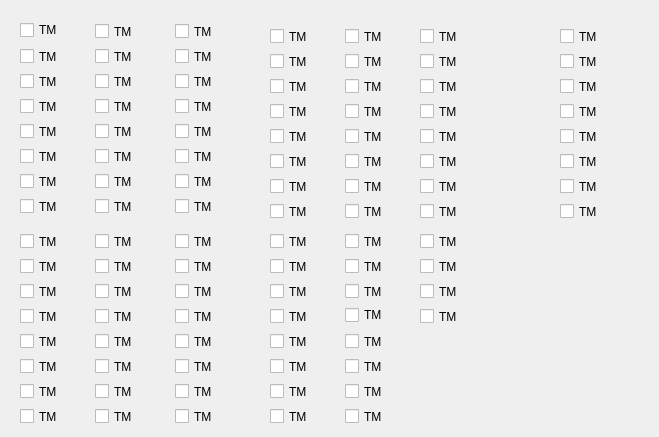
   <widget class="QWidget" name="tab2">
    <attribute name="title">
     <string>TM/HMs</string>
    </attribute>
    <widget class="QCheckBox" name="tm1">
     <property name="geometry">
      <rect>
       <x>20</x>
       <y>20</y>
       <width>90</width>
       <height>20</height>
      </rect>
     </property>
     <property name="text">
      <string>TM</string>
     </property>
    </widget>
    <widget class="QCheckBox" name="tm2">
     <property name="geometry">
      <rect>
       <x>20</x>
       <y>45</y>
       <width>90</width>
       <height>23</height>
      </rect>
     </property>
     <property name="text">
      <string>TM</string>
     </property>
    </widget>
    <widget class="QCheckBox" name="tm3">
     <property name="geometry">
      <rect>
       <x>20</x>
       <y>70</y>
       <width>90</width>
       <height>23</height>
      </rect>
     </property>
     <property name="text">
      <string>TM</string>
     </property>
    </widget>
    <widget class="QCheckBox" name="tm4">
     <property name="geometry">
      <rect>
       <x>20</x>
       <y>95</y>
       <width>90</width>
       <height>23</height>
      </rect>
     </property>
     <property name="text">
      <string>TM</string>
     </property>
    </widget>
    <widget class="QCheckBox" name="tm5">
     <property name="geometry">
      <rect>
       <x>20</x>
       <y>120</y>
       <width>90</width>
       <height>23</height>
      </rect>
     </property>
     <property name="text">
      <string>TM</string>
     </property>
    </widget>
    <widget class="QCheckBox" name="tm6">
     <property name="geometry">
      <rect>
       <x>20</x>
       <y>145</y>
       <width>90</width>
       <height>23</height>
      </rect>
     </property>
     <property name="text">
      <string>TM</string>
     </property>
    </widget>
    <widget class="QCheckBox" name="tm7">
     <property name="geometry">
      <rect>
       <x>20</x>
       <y>170</y>
       <width>90</width>
       <height>23</height>
      </rect>
     </property>
     <property name="text">
      <string>TM</string>
     </property>
    </widget>
    <widget class="QCheckBox" name="tm8">
     <property name="geometry">
      <rect>
       <x>20</x>
       <y>195</y>
       <width>90</width>
       <height>23</height>
      </rect>
     </property>
     <property name="text">
      <string>TM</string>
     </property>
    </widget>
    <widget class="QCheckBox" name="tm9">
     <property name="geometry">
      <rect>
       <x>20</x>
       <y>230</y>
       <width>90</width>
       <height>23</height>
      </rect>
     </property>
     <property name="text">
      <string>TM</string>
     </property>
    </widget>
    <widget class="QCheckBox" name="tm10">
     <property name="geometry">
      <rect>
       <x>20</x>
       <y>255</y>
       <width>90</width>
       <height>23</height>
      </rect>
     </property>
     <property name="text">
      <string>TM</string>
     </property>
    </widget>
    <widget class="QCheckBox" name="tm11">
     <property name="geometry">
      <rect>
       <x>20</x>
       <y>280</y>
       <width>90</width>
       <height>23</height>
      </rect>
     </property>
     <property name="text">
      <string>TM</string>
     </property>
    </widget>
    <widget class="QCheckBox" name="tm12">
     <property name="geometry">
      <rect>
       <x>20</x>
       <y>305</y>
       <width>90</width>
       <height>23</height>
      </rect>
     </property>
     <property name="text">
      <string>TM</string>
     </property>
    </widget>
    <widget class="QCheckBox" name="tm13">
     <property name="geometry">
      <rect>
       <x>20</x>
       <y>330</y>
       <width>90</width>
       <height>23</height>
      </rect>
     </property>
     <property name="text">
      <string>TM</string>
     </property>
    </widget>
    <widget class="QCheckBox" name="tm14">
     <property name="geometry">
      <rect>
       <x>20</x>
       <y>355</y>
       <width>90</width>
       <height>23</height>
      </rect>
     </property>
     <property name="text">
      <string>TM</string>
     </property>
    </widget>
    <widget class="QCheckBox" name="tm15">
     <property name="geometry">
      <rect>
       <x>20</x>
       <y>380</y>
       <width>90</width>
       <height>23</height>
      </rect>
     </property>
     <property name="text">
      <string>TM</string>
     </property>
    </widget>
    <widget class="QCheckBox" name="tm16">
     <property name="geometry">
      <rect>
       <x>20</x>
       <y>405</y>
       <width>90</width>
       <height>23</height>
      </rect>
     </property>
     <property name="text">
      <string>TM</string>
     </property>
    </widget>
    <widget class="QCheckBox" name="tm17">
     <property name="geometry">
      <rect>
       <x>95</x>
       <y>20</y>
       <width>90</width>
       <height>23</height>
      </rect>
     </property>
     <property name="text">
      <string>TM</string>
     </property>
    </widget>
    <widget class="QCheckBox" name="tm18">
     <property name="geometry">
      <rect>
       <x>95</x>
       <y>45</y>
       <width>90</width>
       <height>23</height>
      </rect>
     </property>
     <property name="text">
      <string>TM</string>
     </property>
    </widget>
    <widget class="QCheckBox" name="tm19">
     <property name="geometry">
      <rect>
       <x>95</x>
       <y>70</y>
       <width>90</width>
       <height>23</height>
      </rect>
     </property>
     <property name="text">
      <string>TM</string>
     </property>
    </widget>
    <widget class="QCheckBox" name="tm20">
     <property name="geometry">
      <rect>
       <x>95</x>
       <y>95</y>
       <width>90</width>
       <height>23</height>
      </rect>
     </property>
     <property name="text">
      <string>TM</string>
     </property>
    </widget>
    <widget class="QCheckBox" name="tm21">
     <property name="geometry">
      <rect>
       <x>95</x>
       <y>120</y>
       <width>90</width>
       <height>23</height>
      </rect>
     </property>
     <property name="text">
      <string>TM</string>
     </property>
    </widget>
    <widget class="QCheckBox" name="tm22">
     <property name="geometry">
      <rect>
       <x>95</x>
       <y>145</y>
       <width>90</width>
       <height>23</height>
      </rect>
     </property>
     <property name="text">
      <string>TM</string>
     </property>
    </widget>
    <widget class="QCheckBox" name="tm23">
     <property name="geometry">
      <rect>
       <x>95</x>
       <y>170</y>
       <width>90</width>
       <height>23</height>
      </rect>
     </property>
     <property name="text">
      <string>TM</string>
     </property>
    </widget>
    <widget class="QCheckBox" name="tm24">
     <property name="geometry">
      <rect>
       <x>95</x>
       <y>195</y>
       <width>90</width>
       <height>23</height>
      </rect>
     </property>
     <property name="text">
      <string>TM</string>
     </property>
    </widget>
    <widget class="QCheckBox" name="tm25">
     <property name="geometry">
      <rect>
       <x>95</x>
       <y>230</y>
       <width>90</width>
       <height>23</height>
      </rect>
     </property>
     <property name="text">
      <string>TM</string>
     </property>
    </widget>
    <widget class="QCheckBox" name="tm26">
     <property name="geometry">
      <rect>
       <x>95</x>
       <y>255</y>
       <width>90</width>
       <height>23</height>
      </rect>
     </property>
     <property name="text">
      <string>TM</string>
     </property>
    </widget>
    <widget class="QCheckBox" name="tm27">
     <property name="geometry">
      <rect>
       <x>95</x>
       <y>280</y>
       <width>90</width>
       <height>23</height>
      </rect>
     </property>
     <property name="text">
      <string>TM</string>
     </property>
    </widget>
    <widget class="QCheckBox" name="tm28">
     <property name="geometry">
      <rect>
       <x>95</x>
       <y>305</y>
       <width>90</width>
       <height>23</height>
      </rect>
     </property>
     <property name="text">
      <string>TM</string>
     </property>
    </widget>
    <widget class="QCheckBox" name="tm29">
     <property name="geometry">
      <rect>
       <x>95</x>
       <y>330</y>
       <width>90</width>
       <height>23</height>
      </rect>
     </property>
     <property name="text">
      <string>TM</string>
     </property>
    </widget>
    <widget class="QCheckBox" name="tm30">
     <property name="geometry">
      <rect>
       <x>95</x>
       <y>355</y>
       <width>90</width>
       <height>23</height>
      </rect>
     </property>
     <property name="text">
      <string>TM</string>
     </property>
    </widget>
    <widget class="QCheckBox" name="tm31">
     <property name="geometry">
      <rect>
       <x>95</x>
       <y>380</y>
       <width>90</width>
       <height>23</height>
      </rect>
     </property>
     <property name="text">
      <string>TM</string>
     </property>
    </widget>
    <widget class="QCheckBox" name="tm32">
     <property name="geometry">
      <rect>
       <x>95</x>
       <y>405</y>
       <width>90</width>
       <height>23</height>
      </rect>
     </property>
     <property name="text">
      <string>TM</string>
     </property>
    </widget>
    <widget class="QCheckBox" name="tm33">
     <property name="geometry">
      <rect>
       <x>175</x>
       <y>20</y>
       <width>90</width>
       <height>23</height>
      </rect>
     </property>
     <property name="text">
      <string>TM</string>
     </property>
    </widget>
    <widget class="QCheckBox" name="tm34">
     <property name="geometry">
      <rect>
       <x>175</x>
       <y>45</y>
       <width>90</width>
       <height>23</height>
      </rect>
     </property>
     <property name="text">
      <string>TM</string>
     </property>
    </widget>
    <widget class="QCheckBox" name="tm35">
     <property name="geometry">
      <rect>
       <x>175</x>
       <y>70</y>
       <width>90</width>
       <height>23</height>
      </rect>
     </property>
     <property name="text">
      <string>TM</string>
     </property>
    </widget>
    <widget class="QCheckBox" name="tm36">
     <property name="geometry">
      <rect>
       <x>175</x>
       <y>95</y>
       <width>90</width>
       <height>23</height>
      </rect>
     </property>
     <property name="text">
      <string>TM</string>
     </property>
    </widget>
    <widget class="QCheckBox" name="tm37">
     <property name="geometry">
      <rect>
       <x>175</x>
       <y>120</y>
       <width>90</width>
       <height>23</height>
      </rect>
     </property>
     <property name="text">
      <string>TM</string>
     </property>
    </widget>
    <widget class="QCheckBox" name="tm38">
     <property name="geometry">
      <rect>
       <x>175</x>
       <y>145</y>
       <width>90</width>
       <height>23</height>
      </rect>
     </property>
     <property name="text">
      <string>TM</string>
     </property>
    </widget>
    <widget class="QCheckBox" name="tm39">
     <property name="geometry">
      <rect>
       <x>175</x>
       <y>170</y>
       <width>90</width>
       <height>23</height>
      </rect>
     </property>
     <property name="text">
      <string>TM</string>
     </property>
    </widget>
    <widget class="QCheckBox" name="tm40">
     <property name="geometry">
      <rect>
       <x>175</x>
       <y>195</y>
       <width>90</width>
       <height>23</height>
      </rect>
     </property>
     <property name="text">
      <string>TM</string>
     </property>
    </widget>
    <widget class="QCheckBox" name="tm41">
     <property name="geometry">
      <rect>
       <x>175</x>
       <y>230</y>
       <width>90</width>
       <height>23</height>
      </rect>
     </property>
     <property name="text">
      <string>TM</string>
     </property>
    </widget>
    <widget class="QCheckBox" name="tm42">
     <property name="geometry">
      <rect>
       <x>175</x>
       <y>255</y>
       <width>90</width>
       <height>23</height>
      </rect>
     </property>
     <property name="text">
      <string>TM</string>
     </property>
    </widget>
    <widget class="QCheckBox" name="tm43">
     <property name="geometry">
      <rect>
       <x>175</x>
       <y>280</y>
       <width>90</width>
       <height>23</height>
      </rect>
     </property>
     <property name="text">
      <string>TM</string>
     </property>
    </widget>
    <widget class="QCheckBox" name="tm44">
     <property name="geometry">
      <rect>
       <x>175</x>
       <y>305</y>
       <width>90</width>
       <height>23</height>
      </rect>
     </property>
     <property name="text">
      <string>TM</string>
     </property>
    </widget>
    <widget class="QCheckBox" name="tm45">
     <property name="geometry">
      <rect>
       <x>175</x>
       <y>330</y>
       <width>90</width>
       <height>23</height>
      </rect>
     </property>
     <property name="text">
      <string>TM</string>
     </property>
    </widget>
    <widget class="QCheckBox" name="tm46">
     <property name="geometry">
      <rect>
       <x>175</x>
       <y>355</y>
       <width>90</width>
       <height>23</height>
      </rect>
     </property>
     <property name="text">
      <string>TM</string>
     </property>
    </widget>
    <widget class="QCheckBox" name="tm47">
     <property name="geometry">
      <rect>
       <x>175</x>
       <y>380</y>
       <width>90</width>
       <height>23</height>
      </rect>
     </property>
     <property name="text">
      <string>TM</string>
     </property>
    </widget>
    <widget class="QCheckBox" name="tm48">
     <property name="geometry">
      <rect>
       <x>175</x>
       <y>405</y>
       <width>90</width>
       <height>23</height>
      </rect>
     </property>
     <property name="text">
      <string>TM</string>
     </property>
    </widget>
    <widget class="QCheckBox" name="tm49">
     <property name="geometry">
      <rect>
       <x>270</x>
       <y>25</y>
       <width>90</width>
       <height>23</height>
      </rect>
     </property>
     <property name="text">
      <string>TM</string>
     </property>
    </widget>
    <widget class="QCheckBox" name="tm50">
     <property name="geometry">
      <rect>
       <x>270</x>
       <y>50</y>
       <width>90</width>
       <height>23</height>
      </rect>
     </property>
     <property name="text">
      <string>TM</string>
     </property>
    </widget>
    <widget class="QCheckBox" name="tm51">
     <property name="geometry">
      <rect>
       <x>270</x>
       <y>75</y>
       <width>90</width>
       <height>23</height>
      </rect>
     </property>
     <property name="text">
      <string>TM</string>
     </property>
    </widget>
    <widget class="QCheckBox" name="tm52">
     <property name="geometry">
      <rect>
       <x>270</x>
       <y>100</y>
       <width>90</width>
       <height>23</height>
      </rect>
     </property>
     <property name="text">
      <string>TM</string>
     </property>
    </widget>
    <widget class="QCheckBox" name="tm53">
     <property name="geometry">
      <rect>
       <x>270</x>
       <y>125</y>
       <width>90</width>
       <height>23</height>
      </rect>
     </property>
     <property name="text">
      <string>TM</string>
     </property>
    </widget>
    <widget class="QCheckBox" name="tm54">
     <property name="geometry">
      <rect>
       <x>270</x>
       <y>150</y>
       <width>90</width>
       <height>23</height>
      </rect>
     </property>
     <property name="text">
      <string>TM</string>
     </property>
    </widget>
    <widget class="QCheckBox" name="tm55">
     <property name="geometry">
      <rect>
       <x>270</x>
       <y>175</y>
       <width>90</width>
       <height>23</height>
      </rect>
     </property>
     <property name="text">
      <string>TM</string>
     </property>
    </widget>
    <widget class="QCheckBox" name="tm56">
     <property name="geometry">
      <rect>
       <x>270</x>
       <y>200</y>
       <width>90</width>
       <height>23</height>
      </rect>
     </property>
     <property name="text">
      <string>TM</string>
     </property>
    </widget>
    <widget class="QCheckBox" name="tm57">
     <property name="geometry">
      <rect>
       <x>270</x>
       <y>230</y>
       <width>90</width>
       <height>23</height>
      </rect>
     </property>
     <property name="text">
      <string>TM</string>
     </property>
    </widget>
    <widget class="QCheckBox" name="tm58">
     <property name="geometry">
      <rect>
       <x>270</x>
       <y>255</y>
       <width>90</width>
       <height>23</height>
      </rect>
     </property>
     <property name="text">
      <string>TM</string>
     </property>
    </widget>
    <widget class="QCheckBox" name="tm59">
     <property name="geometry">
      <rect>
       <x>270</x>
       <y>280</y>
       <width>90</width>
       <height>23</height>
      </rect>
     </property>
     <property name="text">
      <string>TM</string>
     </property>
    </widget>
    <widget class="QCheckBox" name="tm60">
     <property name="geometry">
      <rect>
       <x>270</x>
       <y>305</y>
       <width>90</width>
       <height>23</height>
      </rect>
     </property>
     <property name="text">
      <string>TM</string>
     </property>
    </widget>
    <widget class="QCheckBox" name="tm61">
     <property name="geometry">
      <rect>
       <x>270</x>
       <y>330</y>
       <width>90</width>
       <height>23</height>
      </rect>
     </property>
     <property name="text">
      <string>TM</string>
     </property>
    </widget>
    <widget class="QCheckBox" name="tm62">
     <property name="geometry">
      <rect>
       <x>270</x>
       <y>355</y>
       <width>90</width>
       <height>23</height>
      </rect>
     </property>
     <property name="text">
      <string>TM</string>
     </property>
    </widget>
    <widget class="QCheckBox" name="tm63">
     <property name="geometry">
      <rect>
       <x>270</x>
       <y>380</y>
       <width>90</width>
       <height>23</height>
      </rect>
     </property>
     <property name="text">
      <string>TM</string>
     </property>
    </widget>
    <widget class="QCheckBox" name="tm64">
     <property name="geometry">
      <rect>
       <x>270</x>
       <y>405</y>
       <width>90</width>
       <height>23</height>
      </rect>
     </property>
     <property name="text">
      <string>TM</string>
     </property>
    </widget>
    <widget class="QCheckBox" name="tm65">
     <property name="geometry">
      <rect>
       <x>345</x>
       <y>25</y>
       <width>90</width>
       <height>23</height>
      </rect>
     </property>
     <property name="text">
      <string>TM</string>
     </property>
    </widget>
    <widget class="QCheckBox" name="tm66">
     <property name="geometry">
      <rect>
       <x>345</x>
       <y>50</y>
       <width>90</width>
       <height>23</height>
      </rect>
     </property>
     <property name="text">
      <string>TM</string>
     </property>
    </widget>
    <widget class="QCheckBox" name="tm67">
     <property name="geometry">
      <rect>
       <x>345</x>
       <y>75</y>
       <width>90</width>
       <height>23</height>
      </rect>
     </property>
     <property name="text">
      <string>TM</string>
     </property>
    </widget>
    <widget class="QCheckBox" name="tm68">
     <property name="geometry">
      <rect>
       <x>345</x>
       <y>100</y>
       <width>90</width>
       <height>23</height>
      </rect>
     </property>
     <property name="text">
      <string>TM</string>
     </property>
    </widget>
    <widget class="QCheckBox" name="tm69">
     <property name="geometry">
      <rect>
       <x>345</x>
       <y>125</y>
       <width>90</width>
       <height>23</height>
      </rect>
     </property>
     <property name="text">
      <string>TM</string>
     </property>
    </widget>
    <widget class="QCheckBox" name="tm70">
     <property name="geometry">
      <rect>
       <x>345</x>
       <y>150</y>
       <width>90</width>
       <height>23</height>
      </rect>
     </property>
     <property name="text">
      <string>TM</string>
     </property>
    </widget>
    <widget class="QCheckBox" name="tm71">
     <property name="geometry">
      <rect>
       <x>345</x>
       <y>175</y>
       <width>90</width>
       <height>23</height>
      </rect>
     </property>
     <property name="text">
      <string>TM</string>
     </property>
    </widget>
    <widget class="QCheckBox" name="tm72">
     <property name="geometry">
      <rect>
       <x>345</x>
       <y>200</y>
       <width>90</width>
       <height>23</height>
      </rect>
     </property>
     <property name="text">
      <string>TM</string>
     </property>
    </widget>
    <widget class="QCheckBox" name="tm73">
     <property name="geometry">
      <rect>
       <x>345</x>
       <y>230</y>
       <width>90</width>
       <height>23</height>
      </rect>
     </property>
     <property name="text">
      <string>TM</string>
     </property>
    </widget>
    <widget class="QCheckBox" name="tm74">
     <property name="geometry">
      <rect>
       <x>345</x>
       <y>255</y>
       <width>90</width>
       <height>23</height>
      </rect>
     </property>
     <property name="text">
      <string>TM</string>
     </property>
    </widget>
    <widget class="QCheckBox" name="tm75">
     <property name="geometry">
      <rect>
       <x>345</x>
       <y>280</y>
       <width>90</width>
       <height>23</height>
      </rect>
     </property>
     <property name="text">
      <string>TM</string>
     </property>
    </widget>
    <widget class="QCheckBox" name="tm76">
     <property name="geometry">
      <rect>
       <x>345</x>
       <y>305</y>
       <width>90</width>
       <height>20</height>
      </rect>
     </property>
     <property name="text">
      <string>TM</string>
     </property>
    </widget>
    <widget class="QCheckBox" name="tm77">
     <property name="geometry">
      <rect>
       <x>345</x>
       <y>330</y>
       <width>90</width>
       <height>23</height>
      </rect>
     </property>
     <property name="text">
      <string>TM</string>
     </property>
    </widget>
    <widget class="QCheckBox" name="tm78">
     <property name="geometry">
      <rect>
       <x>345</x>
       <y>355</y>
       <width>90</width>
       <height>23</height>
      </rect>
     </property>
     <property name="text">
      <string>TM</string>
     </property>
    </widget>
    <widget class="QCheckBox" name="tm79">
     <property name="geometry">
      <rect>
       <x>345</x>
       <y>380</y>
       <width>90</width>
       <height>23</height>
      </rect>
     </property>
     <property name="text">
      <string>TM</string>
     </property>
    </widget>
    <widget class="QCheckBox" name="tm80">
     <property name="geometry">
      <rect>
       <x>345</x>
       <y>405</y>
       <width>90</width>
       <height>23</height>
      </rect>
     </property>
     <property name="text">
      <string>TM</string>
     </property>
    </widget>
    <widget class="QCheckBox" name="tm81">
     <property name="geometry">
      <rect>
       <x>420</x>
       <y>25</y>
       <width>90</width>
       <height>23</height>
      </rect>
     </property>
     <property name="text">
      <string>TM</string>
     </property>
    </widget>
    <widget class="QCheckBox" name="tm82">
     <property name="geometry">
      <rect>
       <x>420</x>
       <y>50</y>
       <width>90</width>
       <height>23</height>
      </rect>
     </property>
     <property name="text">
      <string>TM</string>
     </property>
    </widget>
    <widget class="QCheckBox" name="tm83">
     <property name="geometry">
      <rect>
       <x>420</x>
       <y>75</y>
       <width>90</width>
       <height>23</height>
      </rect>
     </property>
     <property name="text">
      <string>TM</string>
     </property>
    </widget>
    <widget class="QCheckBox" name="tm84">
     <property name="geometry">
      <rect>
       <x>420</x>
       <y>100</y>
       <width>90</width>
       <height>23</height>
      </rect>
     </property>
     <property name="text">
      <string>TM</string>
     </property>
    </widget>
    <widget class="QCheckBox" name="tm85">
     <property name="geometry">
      <rect>
       <x>420</x>
       <y>125</y>
       <width>90</width>
       <height>23</height>
      </rect>
     </property>
     <property name="text">
      <string>TM</string>
     </property>
    </widget>
    <widget class="QCheckBox" name="tm86">
     <property name="geometry">
      <rect>
       <x>420</x>
       <y>150</y>
       <width>90</width>
       <height>23</height>
      </rect>
     </property>
     <property name="text">
      <string>TM</string>
     </property>
    </widget>
    <widget class="QCheckBox" name="tm87">
     <property name="geometry">
      <rect>
       <x>420</x>
       <y>175</y>
       <width>90</width>
       <height>23</height>
      </rect>
     </property>
     <property name="text">
      <string>TM</string>
     </property>
    </widget>
    <widget class="QCheckBox" name="tm88">
     <property name="geometry">
      <rect>
       <x>420</x>
       <y>200</y>
       <width>90</width>
       <height>23</height>
      </rect>
     </property>
     <property name="text">
      <string>TM</string>
     </property>
    </widget>
    <widget class="QCheckBox" name="tm89">
     <property name="geometry">
      <rect>
       <x>420</x>
       <y>230</y>
       <width>90</width>
       <height>23</height>
      </rect>
     </property>
     <property name="text">
      <string>TM</string>
     </property>
    </widget>
    <widget class="QCheckBox" name="tm90">
     <property name="geometry">
      <rect>
       <x>420</x>
       <y>255</y>
       <width>90</width>
       <height>23</height>
      </rect>
     </property>
     <property name="text">
      <string>TM</string>
     </property>
    </widget>
    <widget class="QCheckBox" name="tm91">
     <property name="geometry">
      <rect>
       <x>420</x>
       <y>280</y>
       <width>90</width>
       <height>23</height>
      </rect>
     </property>
     <property name="text">
      <string>TM</string>
     </property>
    </widget>
    <widget class="QCheckBox" name="tm92">
     <property name="geometry">
      <rect>
       <x>420</x>
       <y>305</y>
       <width>90</width>
       <height>23</height>
      </rect>
     </property>
     <property name="text">
      <string>TM</string>
     </property>
    </widget>
    <widget class="QCheckBox" name="hm1">
     <property name="geometry">
      <rect>
       <x>560</x>
       <y>25</y>
       <width>90</width>
       <height>23</height>
      </rect>
     </property>
     <property name="text">
      <string>TM</string>
     </property>
    </widget>
    <widget class="QCheckBox" name="hm2">
     <property name="geometry">
      <rect>
       <x>560</x>
       <y>50</y>
       <width>90</width>
       <height>23</height>
      </rect>
     </property>
     <property name="text">
      <string>TM</string>
     </property>
    </widget>
    <widget class="QCheckBox" name="hm3">
     <property name="geometry">
      <rect>
       <x>560</x>
       <y>75</y>
       <width>90</width>
       <height>23</height>
      </rect>
     </property>
     <property name="text">
      <string>TM</string>
     </property>
    </widget>
    <widget class="QCheckBox" name="hm4">
     <property name="geometry">
      <rect>
       <x>560</x>
       <y>100</y>
       <width>90</width>
       <height>23</height>
      </rect>
     </property>
     <property name="text">
      <string>TM</string>
     </property>
    </widget>
    <widget class="QCheckBox" name="hm5">
     <property name="geometry">
      <rect>
       <x>560</x>
       <y>125</y>
       <width>90</width>
       <height>23</height>
      </rect>
     </property>
     <property name="text">
      <string>TM</string>
     </property>
    </widget>
    <widget class="QCheckBox" name="hm6">
     <property name="geometry">
      <rect>
       <x>560</x>
       <y>150</y>
       <width>90</width>
       <height>23</height>
      </rect>
     </property>
     <property name="text">
      <string>TM</string>
     </property>
    </widget>
    <widget class="QCheckBox" name="hm7">
     <property name="geometry">
      <rect>
       <x>560</x>
       <y>175</y>
       <width>90</width>
       <height>23</height>
      </rect>
     </property>
     <property name="text">
      <string>TM</string>
     </property>
    </widget>
    <widget class="QCheckBox" name="hm8">
     <property name="geometry">
      <rect>
       <x>560</x>
       <y>200</y>
       <width>90</width>
       <height>23</height>
      </rect>
     </property>
     <property name="text">
      <string>TM</string>
     </property>
    </widget>
   </widget>
